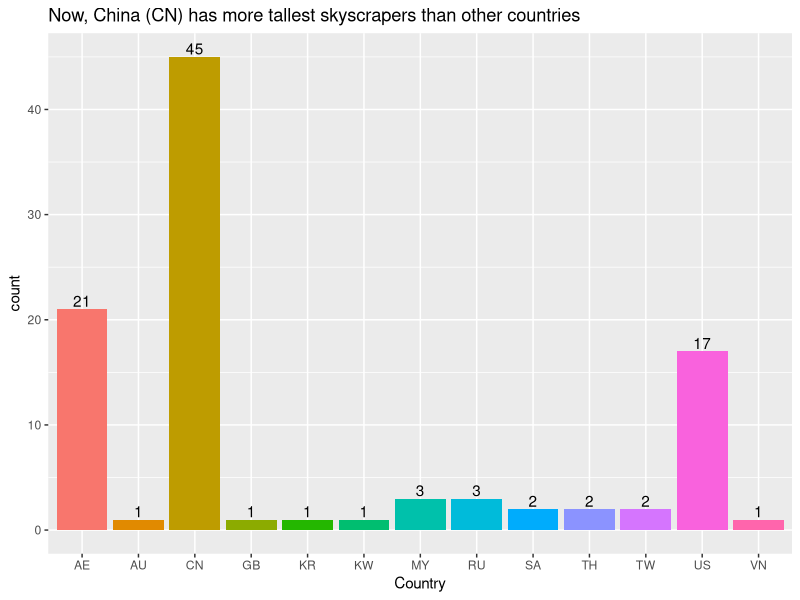

Recreate this plot in R.
## ---- chunk 1
knitr::opts_chunk$set(echo = FALSE)
library(dplyr)
library(ggplot2)
library(ggthemes)
library(knitr)
## ---- chunk 2
tall100 = read.table('data/tall.txt', header=FALSE, sep='|', na.strings=(NA))
colnames(tall100) = c(
'hgtRank', 'hgtFeet', 'blgName', 'blgCity', 'blgCountry',
'blgFloor', 'blgPurpose', 'isMultiPurpose', 'forOffice', 'forResidential',
'forHotel', 'forRetail', 'yrPropose', 'yrStart', 'yrComplete',
'tmProposeStart', 'tmProposeComplete', 'tmStartComplete'
)
## ---- chunk 3
ggplot(tall100,aes(x=blgCountry,y=..count..)) + 
  geom_bar(aes(fill=blgCountry)) + theme(legend.position="none") + xlab("Country") + 
  geom_text(stat="count", aes(label=..count..,y=..count..),vjust=-0.2) +
  ggtitle("Now, China (CN) has more tallest skyscrapers than other countries")
